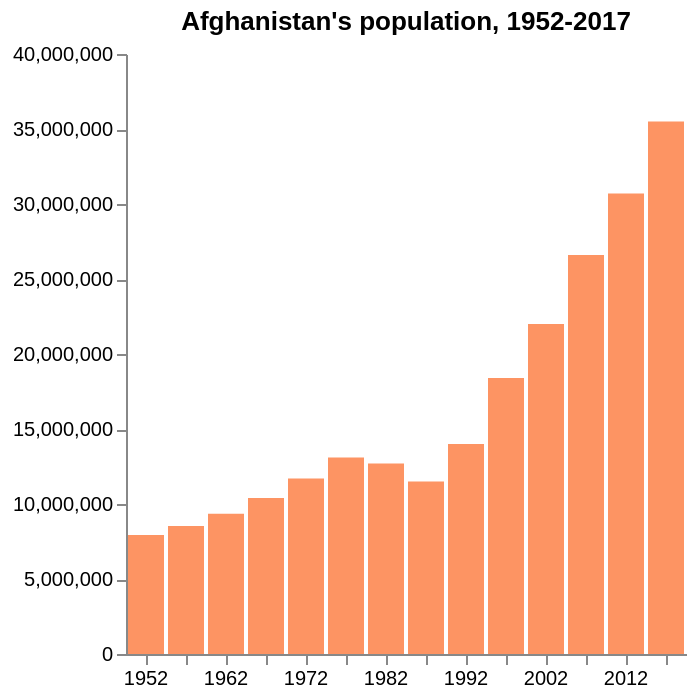

Express this chart as Vega-Lite.
### Vega-Lite specification from a JSON file in a GitHub repository (floating-point values rounded to 4 significant figures; data arrays with more than 128 entries replaced by an {"elided": "..."} marker saying what was removed)
{"$schema": "https://vega.github.io/schema/vega-lite/v5.json", "description": "Bar chart (vertical)", "width": "container", "title": {"text": "Afghanistan's population, 1952-2017"}, "data": {"values": {"elided": "2618 records"}, "format": {"parse": {"country": "string", "year": "date"}}}, "transform": [{"filter": {"field": "country", "equal": "Afghanistan"}}], "mark": "bar", "encoding": {"x": {"field": "year", "type": "ordinal", "timeUnit": "year", "axis": {"title": null}}, "y": {"field": "pop", "type": "quantitative", "axis": {"title": null, "format": ",.0f"}}, "color": {"value": "#fc6721"}, "opacity": {"value": 0.7}, "tooltip": [{"field": "year", "type": "temporal", "timeUnit": "year", "title": "Year"}, {"field": "pop", "type": "quantitative", "title": "Population", "format": ",.0f"}]}, "config": {"view": {"stroke": "transparent"}, "axis": {"grid": false}}}
